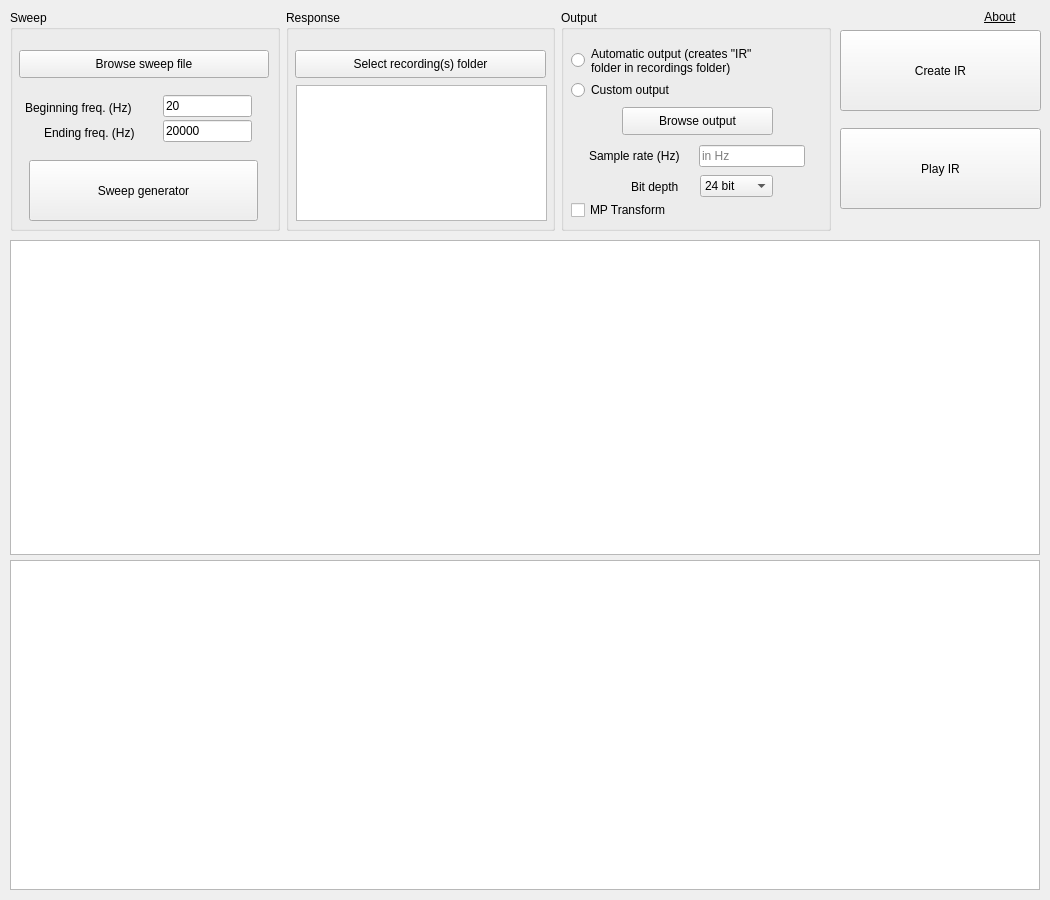
<?xml version="1.0" encoding="UTF-8"?>
<ui version="4.0">
 <class>MainWindow</class>
 <widget class="QMainWindow" name="MainWindow">
  <property name="geometry">
   <rect>
    <x>0</x>
    <y>0</y>
    <width>1050</width>
    <height>900</height>
   </rect>
  </property>
  <property name="minimumSize">
   <size>
    <width>1050</width>
    <height>900</height>
   </size>
  </property>
  <property name="maximumSize">
   <size>
    <width>1050</width>
    <height>900</height>
   </size>
  </property>
  <property name="windowTitle">
   <string>IR Maker</string>
  </property>
  <property name="windowIcon">
   <iconset>
    <normaloff>irmaker.png</normaloff>irmaker.png</iconset>
  </property>
  <widget class="QWidget" name="centralwidget">
   <widget class="PlotWidget" name="spectral_plot">
    <property name="geometry">
     <rect>
      <x>10</x>
      <y>560</y>
      <width>1030</width>
      <height>330</height>
     </rect>
    </property>
   </widget>
   <widget class="PlotWidget" name="spectrogram_plot">
    <property name="geometry">
     <rect>
      <x>10</x>
      <y>560</y>
      <width>1030</width>
      <height>330</height>
     </rect>
    </property>
   </widget>
   <widget class="QWidget" name="">
    <property name="geometry">
     <rect>
      <x>10</x>
      <y>10</y>
      <width>821</width>
      <height>221</height>
     </rect>
    </property>
    <layout class="QHBoxLayout" name="horizontalLayout">
     <property name="sizeConstraint">
      <enum>QLayout::SetDefaultConstraint</enum>
     </property>
     <property name="leftMargin">
      <number>0</number>
     </property>
     <property name="topMargin">
      <number>0</number>
     </property>
     <item>
      <widget class="QGroupBox" name="sweep_box">
       <property name="title">
        <string>Sweep</string>
       </property>
       <widget class="QPushButton" name="browsesweep_button">
        <property name="geometry">
         <rect>
          <x>9</x>
          <y>40</y>
          <width>250</width>
          <height>28</height>
         </rect>
        </property>
        <property name="cursor">
         <cursorShape>PointingHandCursor</cursorShape>
        </property>
        <property name="text">
         <string>Browse sweep file</string>
        </property>
       </widget>
       <widget class="QLineEdit" name="beg_freq">
        <property name="geometry">
         <rect>
          <x>153</x>
          <y>85</y>
          <width>89</width>
          <height>22</height>
         </rect>
        </property>
        <property name="text">
         <string>20</string>
        </property>
        <property name="placeholderText">
         <string>in Hz</string>
        </property>
       </widget>
       <widget class="QLineEdit" name="end_freq">
        <property name="geometry">
         <rect>
          <x>153</x>
          <y>110</y>
          <width>89</width>
          <height>22</height>
         </rect>
        </property>
        <property name="text">
         <string>20000</string>
        </property>
        <property name="placeholderText">
         <string>in Hz</string>
        </property>
       </widget>
       <widget class="QLabel" name="begfreq_label">
        <property name="geometry">
         <rect>
          <x>15</x>
          <y>87</y>
          <width>131</width>
          <height>21</height>
         </rect>
        </property>
        <property name="text">
         <string>Beginning freq. (Hz)</string>
        </property>
       </widget>
       <widget class="QLabel" name="endfreq_label">
        <property name="geometry">
         <rect>
          <x>34</x>
          <y>112</y>
          <width>101</width>
          <height>21</height>
         </rect>
        </property>
        <property name="text">
         <string>Ending freq. (Hz)</string>
        </property>
       </widget>
       <widget class="QPushButton" name="sweepgen_button">
        <property name="geometry">
         <rect>
          <x>19</x>
          <y>150</y>
          <width>229</width>
          <height>61</height>
         </rect>
        </property>
        <property name="cursor">
         <cursorShape>PointingHandCursor</cursorShape>
        </property>
        <property name="text">
         <string>Sweep generator</string>
        </property>
       </widget>
      </widget>
     </item>
     <item>
      <widget class="QGroupBox" name="response_box">
       <property name="title">
        <string>Response</string>
       </property>
       <widget class="QPushButton" name="loadfolder_button">
        <property name="geometry">
         <rect>
          <x>9</x>
          <y>40</y>
          <width>251</width>
          <height>28</height>
         </rect>
        </property>
        <property name="cursor">
         <cursorShape>PointingHandCursor</cursorShape>
        </property>
        <property name="text">
         <string>Select recording(s) folder</string>
        </property>
       </widget>
       <widget class="QListView" name="files_list">
        <property name="geometry">
         <rect>
          <x>10</x>
          <y>75</y>
          <width>251</width>
          <height>136</height>
         </rect>
        </property>
       </widget>
      </widget>
     </item>
     <item>
      <widget class="QGroupBox" name="output_box">
       <property name="title">
        <string>Output</string>
       </property>
       <widget class="QCheckBox" name="mpt_checkbox">
        <property name="geometry">
         <rect>
          <x>10</x>
          <y>190</y>
          <width>151</width>
          <height>20</height>
         </rect>
        </property>
        <property name="text">
         <string>MP Transform</string>
        </property>
       </widget>
       <widget class="QComboBox" name="bitdepth_combo">
        <property name="geometry">
         <rect>
          <x>139</x>
          <y>165</y>
          <width>73</width>
          <height>22</height>
         </rect>
        </property>
        <property name="cursor">
         <cursorShape>PointingHandCursor</cursorShape>
        </property>
        <property name="currentIndex">
         <number>1</number>
        </property>
        <item>
         <property name="text">
          <string>16 bit</string>
         </property>
        </item>
        <item>
         <property name="text">
          <string>24 bit</string>
         </property>
        </item>
        <item>
         <property name="text">
          <string>32 bit</string>
         </property>
        </item>
       </widget>
       <widget class="QLabel" name="bitdepth_label">
        <property name="geometry">
         <rect>
          <x>70</x>
          <y>166</y>
          <width>51</width>
          <height>21</height>
         </rect>
        </property>
        <property name="text">
         <string>Bit depth</string>
        </property>
       </widget>
       <widget class="QRadioButton" name="autosave_radio">
        <property name="geometry">
         <rect>
          <x>10</x>
          <y>25</y>
          <width>201</width>
          <height>51</height>
         </rect>
        </property>
        <property name="text">
         <string>Automatic output (creates &quot;IR&quot;
folder in recordings folder)</string>
        </property>
       </widget>
       <widget class="QRadioButton" name="customsave_radio">
        <property name="geometry">
         <rect>
          <x>10</x>
          <y>70</y>
          <width>161</width>
          <height>20</height>
         </rect>
        </property>
        <property name="text">
         <string>Custom output</string>
        </property>
       </widget>
       <widget class="QPushButton" name="browseout_button">
        <property name="geometry">
         <rect>
          <x>61</x>
          <y>97</y>
          <width>151</width>
          <height>28</height>
         </rect>
        </property>
        <property name="cursor">
         <cursorShape>PointingHandCursor</cursorShape>
        </property>
        <property name="text">
         <string>Browse output</string>
        </property>
       </widget>
       <widget class="QLabel" name="srate_label">
        <property name="geometry">
         <rect>
          <x>28</x>
          <y>135</y>
          <width>111</width>
          <height>21</height>
         </rect>
        </property>
        <property name="text">
         <string>Sample rate (Hz)</string>
        </property>
       </widget>
       <widget class="QLineEdit" name="srate">
        <property name="geometry">
         <rect>
          <x>138</x>
          <y>135</y>
          <width>106</width>
          <height>22</height>
         </rect>
        </property>
        <property name="placeholderText">
         <string>in Hz</string>
        </property>
       </widget>
      </widget>
     </item>
    </layout>
   </widget>
   <widget class="PlotWidget" name="ir_plot">
    <property name="geometry">
     <rect>
      <x>10</x>
      <y>240</y>
      <width>1030</width>
      <height>315</height>
     </rect>
    </property>
   </widget>
   <widget class="QPushButton" name="createir_button">
    <property name="geometry">
     <rect>
      <x>840</x>
      <y>30</y>
      <width>201</width>
      <height>81</height>
     </rect>
    </property>
    <property name="cursor">
     <cursorShape>PointingHandCursor</cursorShape>
    </property>
    <property name="text">
     <string>Create IR</string>
    </property>
   </widget>
   <widget class="QPushButton" name="playir_button">
    <property name="geometry">
     <rect>
      <x>840</x>
      <y>128</y>
      <width>201</width>
      <height>81</height>
     </rect>
    </property>
    <property name="cursor">
     <cursorShape>PointingHandCursor</cursorShape>
    </property>
    <property name="text">
     <string>Play IR</string>
    </property>
   </widget>
   <widget class="QPushButton" name="about_button">
    <property name="geometry">
     <rect>
      <x>960</x>
      <y>5</y>
      <width>80</width>
      <height>23</height>
     </rect>
    </property>
    <property name="font">
     <font>
      <underline>true</underline>
     </font>
    </property>
    <property name="cursor">
     <cursorShape>PointingHandCursor</cursorShape>
    </property>
    <property name="text">
     <string>About</string>
    </property>
    <property name="flat">
     <bool>true</bool>
    </property>
   </widget>
  </widget>
 </widget>
 <customwidgets>
  <customwidget>
   <class>PlotWidget</class>
   <extends>QGraphicsView</extends>
   <header>pyqtgraph</header>
  </customwidget>
 </customwidgets>
 <resources/>
 <connections/>
</ui>
